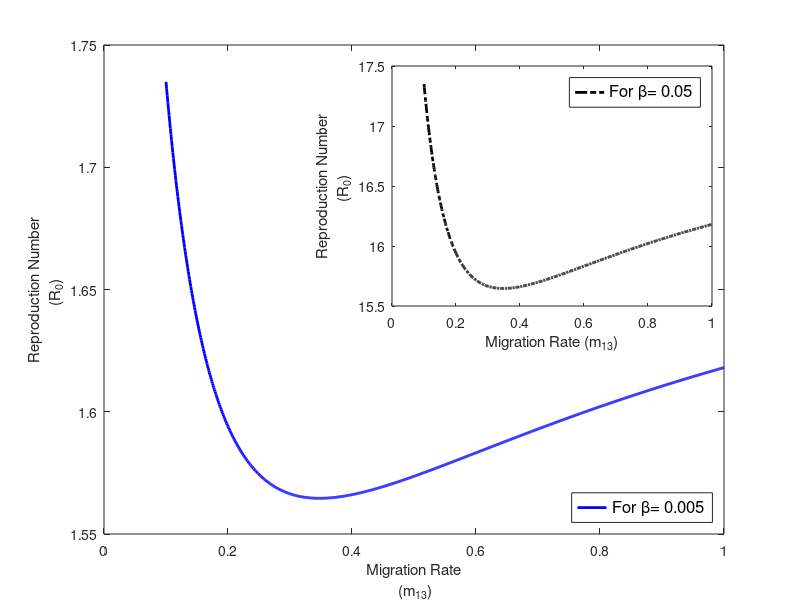
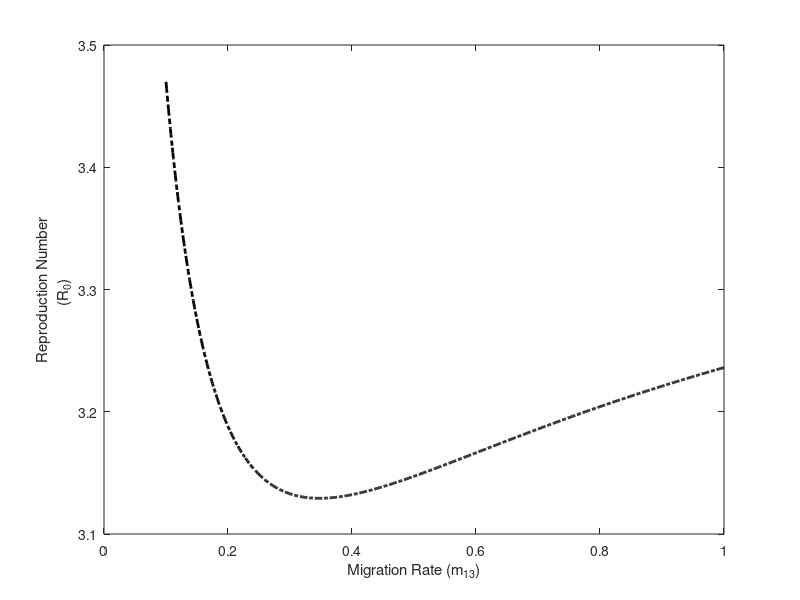

Write MATLAB code to recreate these figures, in order.
%%This code plots the Reproduction number vs migration parameter for COVID
%%paper

clc;clear all;
alpha=0.02; gamma= 0.124; d= 3.95*10^-5;sigma= 0.192; A= 10; %beta= 0.005;
m12=0.1; m21= 0.1;
% m13=0.25; 
m31=0.1;
m23=0.1; m32=0.1;
m13=0.1:0.001:1;
% 
% m12=0.02; m21= 0.15;
% % m13=0.05; 
% m31=0.25;
% m23=0.05; m32=0.15;
beta=[0.005,0.05, 0.01];
for j= 1:length(beta)
    
for i= 1: length(m13)
S10= (A/(m21+m31+d));
S20= (A/(m12+m32+d));
S30= (A/(m13(i)+m23+d));

T=[0 beta(j)*S10 0 0 0 0; 0 0 0 0 0 0; 0 0 0 beta(j)*S20 0 0; 0 0 0 0 0 0; 0 0 0 0 0 beta(j)*S30; 0 0 0 0 0 0 ];

a11= -(sigma+d+m21+m31);
a12= 0;
a13= m12;
a14= 0;
a15(i)=m13(i);
a16=0;

a21= sigma;
a22= -(gamma+ alpha+d+m21+m31);
a23= 0;
a24= m12;
a25=0;
a26(i)=m13(i);

a31= m21;
a32= 0;
a33= -(sigma+d+m12+m32);
a34= 0;
a35=m23;
a36=0;

a41= 0;
a42= m21;
a43= sigma;
a44= -(gamma+ alpha+d+m12+m32);
a45=0;
a46=m23;

a51= m31;
a52= 0;
a53= m32;
a54= 0;
a55(i)=-(sigma+d+m13(i)+m23);
a56=0;

a61= 0;
a62= m31;
a63= 0;
a64= m32;
a65=sigma;
a66(i)=-(gamma+ alpha+d+m13(i)+m23);

E= [a11 a12 a13 a14 a15(i) a16; a21 a22 a23 a24 a25 a26(i); a31 a32 a33 a34 a35 a36;...
    a41 a42 a43 a44 a45 a46; a51 a52 a53 a54 a55(i) a56; a61 a62 a63 a64 a65 a66(i)];

InvE= inv(E);

KL= -T*InvE ;

eigenvalues = eig(KL);

R0(i,j)= max(eigenvalues);
end
end

plot(m13, R0(:,1),'b-','LineWidth',2)
xlabel({'Migration Rate';' (m_{13})'})
ylabel({'Reproduction Number';'(R_0) '})
legend('For \beta= 0.005','FontSize',12,'Location','southeast')
% xlim([0 1])
hold on
axes('Position',[.49 .49 .4 .4])
box on
plot(m13, R0(:,2),'k-.','LineWidth',2)
xlabel({'Migration Rate (m_{13})'})
ylabel({'Reproduction Number';'(R_0) '})
legend('For \beta= 0.05','FontSize',12,'Location','best')
i=gcf;
%exportgraphics(i,'R0_m13_inset.eps')

figure
plot(m13, R0(:,3),'k-.','LineWidth',2)
xlabel({'Migration Rate (m_{13})'})
ylabel({'Reproduction Number';'(R_0) '})

